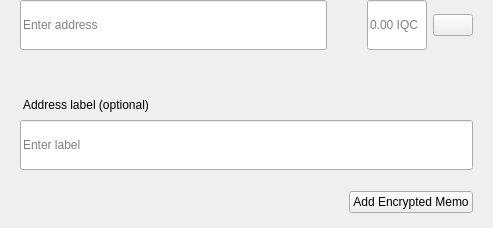
<?xml version="1.0" encoding="UTF-8"?>
<ui version="4.0">
 <class>SendMultiRow</class>
 <widget class="QWidget" name="SendMultiRow">
  <property name="geometry">
   <rect>
    <x>0</x>
    <y>0</y>
    <width>493</width>
    <height>228</height>
   </rect>
  </property>
  <property name="minimumSize">
   <size>
    <width>0</width>
    <height>0</height>
   </size>
  </property>
  <property name="maximumSize">
   <size>
    <width>16777215</width>
    <height>16777215</height>
   </size>
  </property>
  <property name="windowTitle">
   <string>Form</string>
  </property>
  <layout class="QVBoxLayout" name="verticalLayout_3">
   <property name="spacing">
    <number>0</number>
   </property>
   <property name="leftMargin">
    <number>0</number>
   </property>
   <property name="topMargin">
    <number>0</number>
   </property>
   <property name="rightMargin">
    <number>20</number>
   </property>
   <property name="bottomMargin">
    <number>5</number>
   </property>
   <item alignment="Qt::AlignTop">
    <widget class="QWidget" name="widget" native="true">
     <property name="sizePolicy">
      <sizepolicy hsizetype="Expanding" vsizetype="Maximum">
       <horstretch>0</horstretch>
       <verstretch>0</verstretch>
      </sizepolicy>
     </property>
     <property name="minimumSize">
      <size>
       <width>0</width>
       <height>60</height>
      </size>
     </property>
     <property name="maximumSize">
      <size>
       <width>16777215</width>
       <height>85</height>
      </size>
     </property>
     <layout class="QHBoxLayout" name="horizontalLayout" stretch="6,0,2">
      <property name="spacing">
       <number>0</number>
      </property>
      <property name="leftMargin">
       <number>8</number>
      </property>
      <property name="topMargin">
       <number>0</number>
      </property>
      <property name="rightMargin">
       <number>0</number>
      </property>
      <property name="bottomMargin">
       <number>0</number>
      </property>
      <item alignment="Qt::AlignTop">
       <widget class="QStackedWidget" name="stackedAddress">
        <property name="minimumSize">
         <size>
          <width>0</width>
          <height>50</height>
         </size>
        </property>
        <property name="maximumSize">
         <size>
          <width>16777215</width>
          <height>50</height>
         </size>
        </property>
        <widget class="QWidget" name="page_4">
         <property name="sizePolicy">
          <sizepolicy hsizetype="Expanding" vsizetype="Preferred">
           <horstretch>0</horstretch>
           <verstretch>0</verstretch>
          </sizepolicy>
         </property>
         <property name="minimumSize">
          <size>
           <width>0</width>
           <height>50</height>
          </size>
         </property>
         <property name="maximumSize">
          <size>
           <width>16777215</width>
           <height>55</height>
          </size>
         </property>
         <layout class="QVBoxLayout" name="verticalLayout_7">
          <property name="spacing">
           <number>0</number>
          </property>
          <property name="leftMargin">
           <number>12</number>
          </property>
          <property name="topMargin">
           <number>0</number>
          </property>
          <property name="rightMargin">
           <number>0</number>
          </property>
          <property name="bottomMargin">
           <number>0</number>
          </property>
          <item>
           <widget class="QLineEdit" name="lineEditAddress">
            <property name="minimumSize">
             <size>
              <width>0</width>
              <height>50</height>
             </size>
            </property>
            <property name="maximumSize">
             <size>
              <width>16777215</width>
              <height>50</height>
             </size>
            </property>
            <property name="placeholderText">
             <string>Enter address</string>
            </property>
           </widget>
          </item>
         </layout>
        </widget>
        <widget class="QWidget" name="page_3"/>
       </widget>
      </item>
      <item>
       <spacer name="horizontalSpacer_3">
        <property name="orientation">
         <enum>Qt::Horizontal</enum>
        </property>
        <property name="sizeType">
         <enum>QSizePolicy::Fixed</enum>
        </property>
        <property name="sizeHint" stdset="0">
         <size>
          <width>40</width>
          <height>20</height>
         </size>
        </property>
       </spacer>
      </item>
      <item>
       <layout class="QHBoxLayout" name="horizontalLayout_2">
        <property name="spacing">
         <number>6</number>
        </property>
        <item alignment="Qt::AlignTop">
         <widget class="QLineEdit" name="lineEditAmount">
          <property name="sizePolicy">
           <sizepolicy hsizetype="Expanding" vsizetype="Preferred">
            <horstretch>0</horstretch>
            <verstretch>0</verstretch>
           </sizepolicy>
          </property>
          <property name="minimumSize">
           <size>
            <width>0</width>
            <height>50</height>
           </size>
          </property>
          <property name="maximumSize">
           <size>
            <width>16777215</width>
            <height>50</height>
           </size>
          </property>
          <property name="maxLength">
           <number>17</number>
          </property>
          <property name="alignment">
           <set>Qt::AlignLeading|Qt::AlignLeft|Qt::AlignVCenter</set>
          </property>
          <property name="placeholderText">
           <string notr="true">0.00 IQC</string>
          </property>
         </widget>
        </item>
        <item>
         <layout class="QVBoxLayout" name="verticalLayout">
          <property name="topMargin">
           <number>14</number>
          </property>
          <property name="bottomMargin">
           <number>0</number>
          </property>
          <item alignment="Qt::AlignTop">
           <widget class="QPushButton" name="btnMenu">
            <property name="minimumSize">
             <size>
              <width>0</width>
              <height>0</height>
             </size>
            </property>
            <property name="maximumSize">
             <size>
              <width>16777215</width>
              <height>16777215</height>
             </size>
            </property>
            <property name="focusPolicy">
             <enum>Qt::NoFocus</enum>
            </property>
            <property name="text">
             <string/>
            </property>
           </widget>
          </item>
         </layout>
        </item>
       </layout>
      </item>
     </layout>
    </widget>
   </item>
   <item>
    <widget class="QWidget" name="layoutLabel" native="true">
     <property name="minimumSize">
      <size>
       <width>0</width>
       <height>0</height>
      </size>
     </property>
     <property name="maximumSize">
      <size>
       <width>16777215</width>
       <height>16777215</height>
      </size>
     </property>
     <layout class="QVBoxLayout" name="verticalLayout_9">
      <property name="spacing">
       <number>6</number>
      </property>
      <property name="leftMargin">
       <number>20</number>
      </property>
      <property name="topMargin">
       <number>0</number>
      </property>
      <property name="rightMargin">
       <number>0</number>
      </property>
      <property name="bottomMargin">
       <number>10</number>
      </property>
      <item>
       <spacer name="verticalSpacer">
        <property name="orientation">
         <enum>Qt::Vertical</enum>
        </property>
        <property name="sizeType">
         <enum>QSizePolicy::Fixed</enum>
        </property>
        <property name="sizeHint" stdset="0">
         <size>
          <width>20</width>
          <height>20</height>
         </size>
        </property>
       </spacer>
      </item>
      <item>
       <widget class="QLabel" name="labelSubtitleDescription">
        <property name="styleSheet">
         <string notr="true">margin-bottom:2px;
margin-left:0.05px;
padding:0px;</string>
        </property>
        <property name="text">
         <string>Address label (optional)</string>
        </property>
       </widget>
      </item>
      <item>
       <widget class="QLineEdit" name="lineEditDescription">
        <property name="minimumSize">
         <size>
          <width>0</width>
          <height>50</height>
         </size>
        </property>
        <property name="maximumSize">
         <size>
          <width>16777215</width>
          <height>50</height>
         </size>
        </property>
        <property name="placeholderText">
         <string>Enter label</string>
        </property>
       </widget>
      </item>
      <item>
       <spacer name="verticalSpacer_2">
        <property name="orientation">
         <enum>Qt::Vertical</enum>
        </property>
        <property name="sizeType">
         <enum>QSizePolicy::Fixed</enum>
        </property>
        <property name="sizeHint" stdset="0">
         <size>
          <width>20</width>
          <height>15</height>
         </size>
        </property>
       </spacer>
      </item>
      <item>
       <widget class="QWidget" name="containerMemo" native="true">
        <layout class="QHBoxLayout" name="horizontalLayout_5">
         <property name="leftMargin">
          <number>0</number>
         </property>
         <property name="topMargin">
          <number>0</number>
         </property>
         <property name="rightMargin">
          <number>0</number>
         </property>
         <property name="bottomMargin">
          <number>0</number>
         </property>
         <item>
          <spacer name="horizontalSpacer">
           <property name="orientation">
            <enum>Qt::Horizontal</enum>
           </property>
           <property name="sizeHint" stdset="0">
            <size>
             <width>40</width>
             <height>20</height>
            </size>
           </property>
          </spacer>
         </item>
         <item>
          <widget class="QPushButton" name="btnAddMemo">
           <property name="text">
            <string notr="true">Add Encrypted Memo</string>
           </property>
          </widget>
         </item>
        </layout>
       </widget>
      </item>
     </layout>
    </widget>
   </item>
  </layout>
 </widget>
 <resources/>
 <connections/>
</ui>
